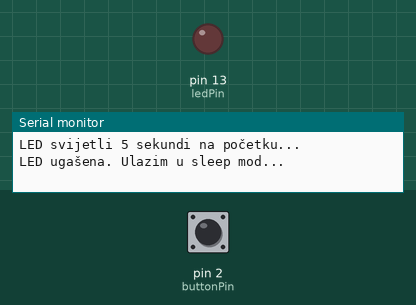
The sketch below on a simulated Arduino Uno, built with avr-gcc and run on an emulated ATmega328P. Parts: output pins drawn as LEDs (lit = HIGH), the last lines printed to the serial monitor. The test bench sets the inputs (shaded band); at power-on: pin 2 (buttonPin) HIGH. Sleep ends after the set time or at an interrupt.

Above: at 6.3 s.
6.4 s: pin 2 (buttonPin) pulled LOW for 0.15 s
At 7.6 s:
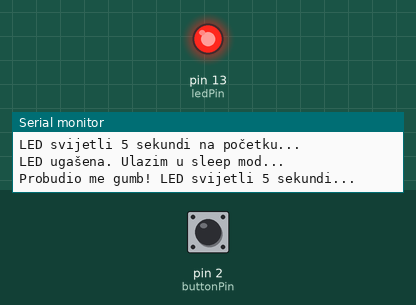
Timing chart, 0 to 13.9 s (numbered marks = the images above; inputs shaded):
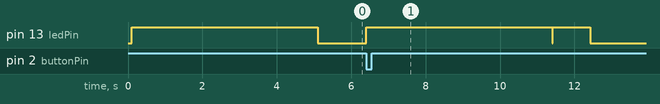

The sketch:

sketch.ino
```cpp
#include <avr/sleep.h>
#include <avr/interrupt.h>
#include <avr/wdt.h>

/**
 * @brief Pin na kojem je spojena LED dioda.
 */
const int ledPin = 13;

/**
 * @brief Pin na kojem je spojena tipka za buđenje.
 */
const int buttonPin = 2;

/**
 * @brief Zastavica koja označava da je Arduino probuđen gumbom.
 */
volatile bool wakeUpByButton = false;

/**
 * @brief Zastavica koja označava da je Arduino probuđen putem Watchdog timera.
 */
volatile bool wakeUpByWDT = false;

/**
 * @brief Vrijeme posljednjeg prekida (za debounce).
 */
volatile unsigned long lastInterruptTime = 0;

/**
 * @brief Inicijalna funkcija postavki: pinovi, serijska veza, watchdog i inicijalno paljenje LED-ice.
 */
void setup() {
  pinMode(ledPin, OUTPUT);
  pinMode(buttonPin, INPUT_PULLUP);

  Serial.begin(9600);
  delay(100); ///< Stabilizacija serijskog porta

  attachInterrupt(digitalPinToInterrupt(buttonPin), wakeUp, FALLING);

  setupWatchdog(); ///< Inicijalizacija Watchdog timera

  /// Početna faza: LED svijetli 5 sekundi
  digitalWrite(ledPin, HIGH);
  Serial.println("LED svijetli 5 sekundi na početku...");
  delay(5000);
  digitalWrite(ledPin, LOW);
  Serial.println("LED ugašena. Ulazim u sleep mod...");
}

/**
 * @brief Glavna petlja programa: upravlja sleep ciklusima i buđenjem iz različitih izvora.
 */
void loop() {
  /// Ako nema buđenja — uđi u sleep mod
  if (!wakeUpByButton && !wakeUpByWDT) {
    enterSleep();
  }

  /// Buđenje pomoću gumba
  if (wakeUpByButton) {
    wakeUpByButton = false;

    Serial.println("Probudio me gumb! LED svijetli 5 sekundi...");
    digitalWrite(ledPin, HIGH);
    delay(5000);
    digitalWrite(ledPin, LOW);

    /// Debounce: pričekaj da korisnik pusti gumb
    while (digitalRead(buttonPin) == LOW) {
      delay(10);
    }

    Serial.println("LED ugašena. Ponovno idem spavati...");
  }

  /// Buđenje pomoću Watchdog timera
  if (wakeUpByWDT) {
    wakeUpByWDT = false;

    Serial.println("Probudio me Watchdog! LED svijetli 1 sekundu.");
    digitalWrite(ledPin, HIGH);
    delay(1000);
    digitalWrite(ledPin, LOW);
    Serial.println("LED ugašena. Ponovno idem spavati...");
  }
}

/**
 * @brief Ulazak u sleep mod (Power-down).
 */
void enterSleep() {
  set_sleep_mode(SLEEP_MODE_PWR_DOWN);
  cli();           ///< Onemogući prekide tijekom konfiguracije
  sleep_enable();  ///< Omogući sleep
  sei();           ///< Ponovno omogući prekide
  sleep_cpu();     ///< Uđi u sleep (Zzz...)
  sleep_disable(); ///< Onemogući sleep nakon buđenja
}

/**
 * @brief ISR (prekidna rutina) za buđenje putem gumba (eksterni prekid).
 * Uključuje softverski debounce.
 */
void wakeUp() {
  unsigned long currentTime = millis();

  /// Debounce: dozvoli prekid samo ako je prošlo 250ms od prethodnog
  if (currentTime - lastInterruptTime > 250) {
    wakeUpByButton = true;
    lastInterruptTime = currentTime;
  }
}

/**
 * @brief ISR za buđenje putem Watchdog timera (bez resetiranja).
 */
ISR(WDT_vect) {
  wakeUpByWDT = true;
}

/**
 * @brief Inicijalizacija Watchdog timera za buđenje svakih 8 sekundi.
 * Konfigurira WDT da generira prekid (ne reset) svake 8 sekundi.
 */
void setupWatchdog() {
  MCUSR &= ~(1 << WDRF); ///< Očisti WDT reset flag

  // Omogući izmjenu postavki
  WDTCSR |= (1 << WDCE) | (1 << WDE);

  // Postavi WDT za interrupt samo (bez reseta), 8s timeout
  WDTCSR = (1 << WDIE) | (1 << WDP3) | (1 << WDP0); ///< 8 sekundi (najdulje moguće)
}
```
